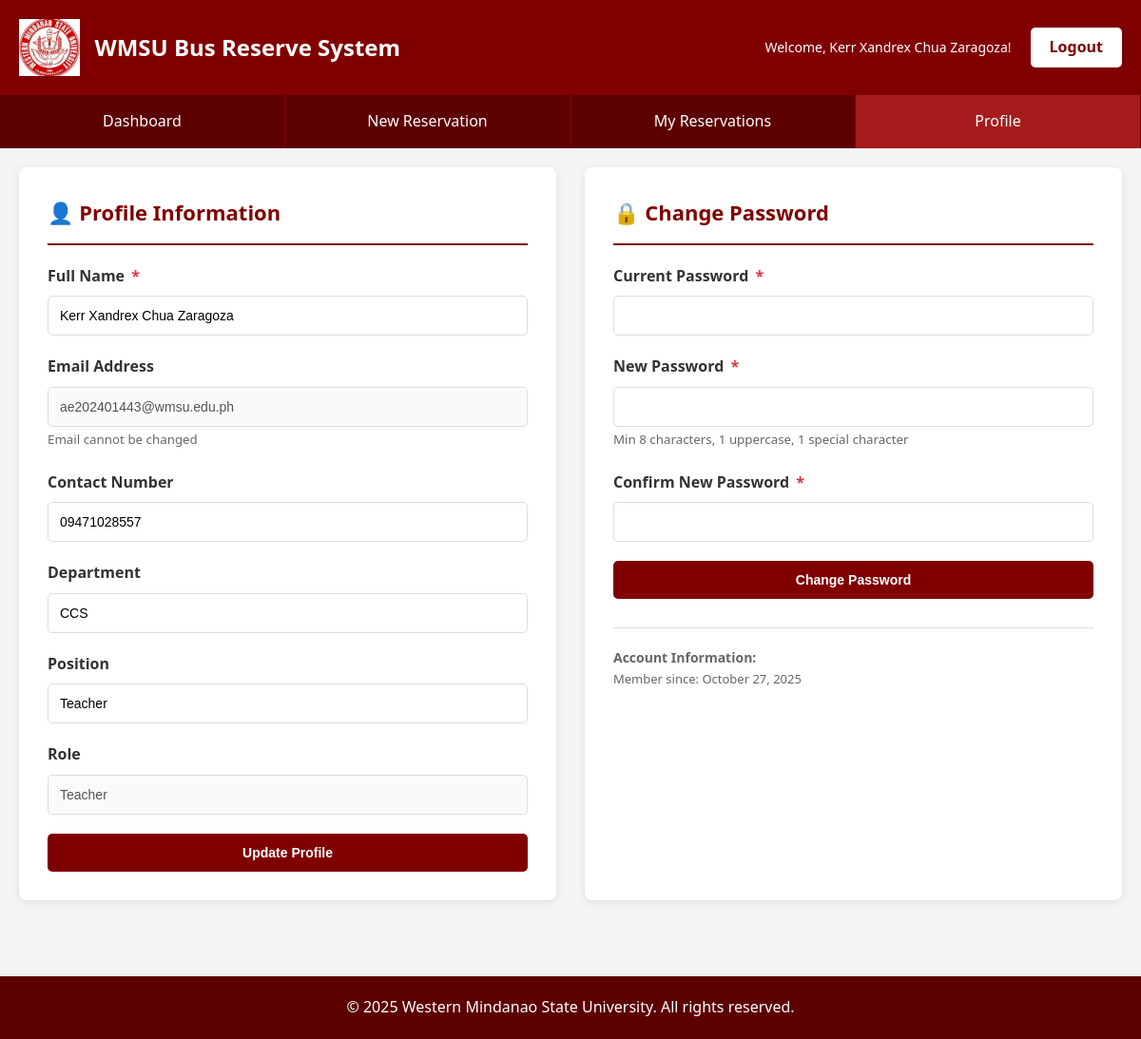
The app's page /student/profile.php (signed in) with its own data.
### tables this page shows
CREATE TABLE `users` (
  `id` int(11) NOT NULL,
  `first_name` varchar(50) DEFAULT NULL,
  `middle_name` varchar(50) DEFAULT NULL,
  `last_name` varchar(50) DEFAULT NULL,
  `name` varchar(100) NOT NULL,
  `email` varchar(100) NOT NULL,
  `contact_no` varchar(20) DEFAULT NULL,
  `department` varchar(100) DEFAULT NULL,
  `position` varchar(100) DEFAULT NULL,
  `password` varchar(255) NOT NULL,
  `employee_id_image` varchar(255) DEFAULT NULL,
  `employee_id_back_image` varchar(255) DEFAULT NULL,
  `account_status` enum('pending','approved','rejected') DEFAULT 'pending',
  `approved_by_admin` int(11) DEFAULT NULL,
  `approved_at` timestamp NULL DEFAULT NULL,
  `rejection_reason` text DEFAULT NULL,
  `role` enum('student','employee','teacher','admin') DEFAULT 'student',
  `created_at` timestamp NOT NULL DEFAULT current_timestamp()
);

### includes/functions.php (called while the page is built, shortened)
<?php
function get_logged_user() {
    $db = new Database();
    $conn = $db->connect();
    $stmt = $conn->prepare("SELECT * FROM users WHERE id = :id");
    $stmt->bindParam(':id', $_SESSION['user_id']);
    $stmt->execute();
    return $stmt->fetch();
}
?>

### student/profile.php (the view, shortened to what this page needs)
<?php
require_once '../includes/functions.php';
$user = get_logged_user();
?>
<!DOCTYPE html>
<html lang="en">
<head>
    <link rel="stylesheet" href="../css/main.css">
</head>
<body>
    <header>
        <div class="header-content">
            <div class="logo-section">
                <img src="../images/wmsu.png" alt="WMSU Logo" onerror="this.style.display='none'">
                <h1><?php echo SITE_NAME; ?></h1>
            </div>
            <div class="user-info">
                <span class="user-name">Welcome, <?php echo htmlspecialchars($user['name']); ?>!</span>
                <a href="../logout.php" class="logout-btn">Logout</a>
            </div>
        </div>
    </header>
    <nav class="nav">
        <ul>
            <li><a href="dashboard.php">Dashboard</a></li>
            <li><a href="reserve.php">New Reservation</a></li>
            <li><a href="my_reservations.php">My Reservations</a></li>
            <li><a href="profile.php" class="active">Profile</a></li>
        </ul>
    </nav>
    <div class="container">
        <div class="profile-grid">
            <div class="card">
                <div class="card-header">
                    <h2>👤 Profile Information</h2>
                </div>
                <form method="POST" action="">
                    <div class="form-group">
                        <label for="name">Full Name <span class="required">*</span></label>
                        <input type="text" id="name" name="name" class="form-control"
                               value="<?php echo htmlspecialchars($user['name']); ?>" required>
                    </div>
                    <div class="form-group">
                        <label for="email">Email Address</label>
                        <input type="email" id="email" class="form-control"
                               value="<?php echo htmlspecialchars($user['email']); ?>" disabled>
                        <small style="color: #666;">Email cannot be changed</small>
                    </div>
                    <div class="form-group">
                        <label for="contact_no">Contact Number</label>
                        <input type="text" id="contact_no" name="contact_no" class="form-control"
                               value="<?php echo htmlspecialchars($user['contact_no']); ?>">
                    </div>
                    <div class="form-group">
                        <label for="department">Department</label>
                        <input type="text" id="department" name="department" class="form-control"
                               value="<?php echo htmlspecialchars($user['department']); ?>">
                    </div>
                    <div class="form-group">
                        <label for="position">Position</label>
                        <input type="text" id="position" name="position" class="form-control"
                               value="<?php echo htmlspecialchars($user['position']); ?>">
                    </div>
                    <div class="form-group">
                        <label for="role">Role</label>
                        <input type="text" class="form-control"
                               value="<?php echo ucfirst($user['role']); ?>" disabled>
                    </div>
                    <button type="submit" name="update_profile" class="btn btn-primary btn-block"
                            onclick="return confirm('Are you sure you want to update your profile?');">
                        Update Profile
                    </button>
                </form>
            </div>
            <div class="card">
                <div class="card-header">
                    <h2>🔒 Change Password</h2>
                </div>
                <form method="POST" action="" id="passwordForm">
                    <div class="form-group">
                        <label for="current_password">Current Password <span class="required">*</span></label>
                        <input type="password" id="current_password" name="current_password" class="form-control" required>
                    </div>
                    <div class="form-group">
                        <label for="new_password">New Password <span class="required">*</span></label>
                        <input type="password" id="new_password" name="new_password" class="form-control" required>
                        <small style="color: #666;">Min 8 characters, 1 uppercase, 1 special character</small>
                    </div>
                    <div class="form-group">
                        <label for="confirm_password">Confirm New Password <span class="required">*</span></label>
                        <input type="password" id="confirm_password" name="confirm_password" class="form-control" required>
                    </div>
                    <button type="submit" name="change_password" class="btn btn-primary btn-block"
                            onclick="return confirm('Are you sure you want to change your password?');">
                        Change Password
                    </button>
                </form>
                <div style="margin-top: 30px; padding-top: 20px; border-top: 1px solid #ddd;">
                    <p style="color: #666; font-size: 14px;"><strong>Account Information:</strong></p>
                    <p style="color: #666; font-size: 13px;">
                        Member since: <?php echo date('F d, Y', strtotime($user['created_at'])); ?>
                    </p>
                </div>
            </div>
        </div>
    </div>
    <footer>
        <p>&copy; <?php echo date('Y'); ?> Western Mindanao State University. All rights reserved.</p>
    </footer>
</body>
</html>

### css/main.css (style rules this page uses)
:root { --wmsu-maroon: #800000; --wmsu-maroon-dark: #5c0000; --wmsu-maroon-light: #a61c1c; --wmsu-white: #ffffff; --wmsu-gray: #f5f5f5; --wmsu-gray-dark: #333333; --success-green: #28a745; --warning-yellow: #ffc107; --danger-red: #dc3545; --info-blue: #17a2b8; }
* { margin: 0; padding: 0; box-sizing: border-box; }
body { font-family: 'Segoe UI', Tahoma, Geneva, Verdana, sans-serif; background: var(--wmsu-gray); color: var(--wmsu-gray-dark); line-height: 1.6; }
.container { max-width: 1200px; margin: 0 auto; padding: 20px; }
header { background: var(--wmsu-maroon); color: var(--wmsu-white); padding: 20px 0; box-shadow: 0 2px 5px rgba(0,0,0,0.1); }
.header-content { max-width: 1200px; margin: 0 auto; padding: 0 20px; display: flex; justify-content: space-between; align-items: center; }
.logo-section { display: flex; align-items: center; gap: 15px; }
.logo-section img { height: 60px; width: auto; }
.logo-section h1 { font-size: 24px; font-weight: 600; }
.user-info { display: flex; align-items: center; gap: 20px; }
.user-name { font-size: 14px; }
.logout-btn { background: var(--wmsu-white); color: var(--wmsu-maroon); padding: 8px 20px; text-decoration: none; border-radius: 5px; font-weight: 600; transition: all 0.3s ease; }
.nav { background: var(--wmsu-maroon-dark); padding: 0; }
.nav ul { list-style: none; display: flex; max-width: 1200px; margin: 0 auto; padding: 0; }
.nav li { flex: 1; }
.nav a { display: block; color: var(--wmsu-white); text-decoration: none; padding: 15px 20px; text-align: center; transition: background 0.3s ease; border-right: 1px solid var(--wmsu-maroon); }
.nav a:hover, .nav a.active { background: var(--wmsu-maroon-light); }
.card { background: var(--wmsu-white); border-radius: 8px; padding: 30px; margin-bottom: 20px; box-shadow: 0 2px 10px rgba(0,0,0,0.1); }
.card-header { border-bottom: 2px solid var(--wmsu-maroon); padding-bottom: 15px; margin-bottom: 20px; }
.card-header h2 { color: var(--wmsu-maroon); font-size: 22px; }
.form-group { margin-bottom: 20px; }
.form-group label { display: block; margin-bottom: 8px; font-weight: 600; color: var(--wmsu-gray-dark); }
.required { color: var(--danger-red); margin-left: 3px; }
.form-control { width: 100%; padding: 12px; border: 1px solid #ddd; border-radius: 5px; font-size: 14px; transition: border-color 0.3s ease; }
.btn { padding: 12px 25px; border: none; border-radius: 5px; cursor: pointer; font-size: 14px; font-weight: 600; text-decoration: none; display: inline-block; transition: all 0.3s ease; text-align: center; }
.btn-primary { background: var(--wmsu-maroon); color: var(--wmsu-white); }
.btn-block { width: 100%; display: block; }
footer { background: var(--wmsu-maroon-dark); color: var(--wmsu-white); text-align: center; padding: 20px 0; margin-top: 40px; }

### student/profile.php (style rules this page uses)
.profile-grid { display: grid; grid-template-columns: 1fr 1fr; gap: 30px; }

### records on screen
users: name "Kerr Xandrex Chua Zaragoza", email "ae202401443@wmsu.edu.ph", contact_no "09471028557", department "CCS", position "Teacher", role "Teacher", created_at "October 27, 2025"

### other values on screen
SITE_NAME "WMSU Bus Reserve System"
